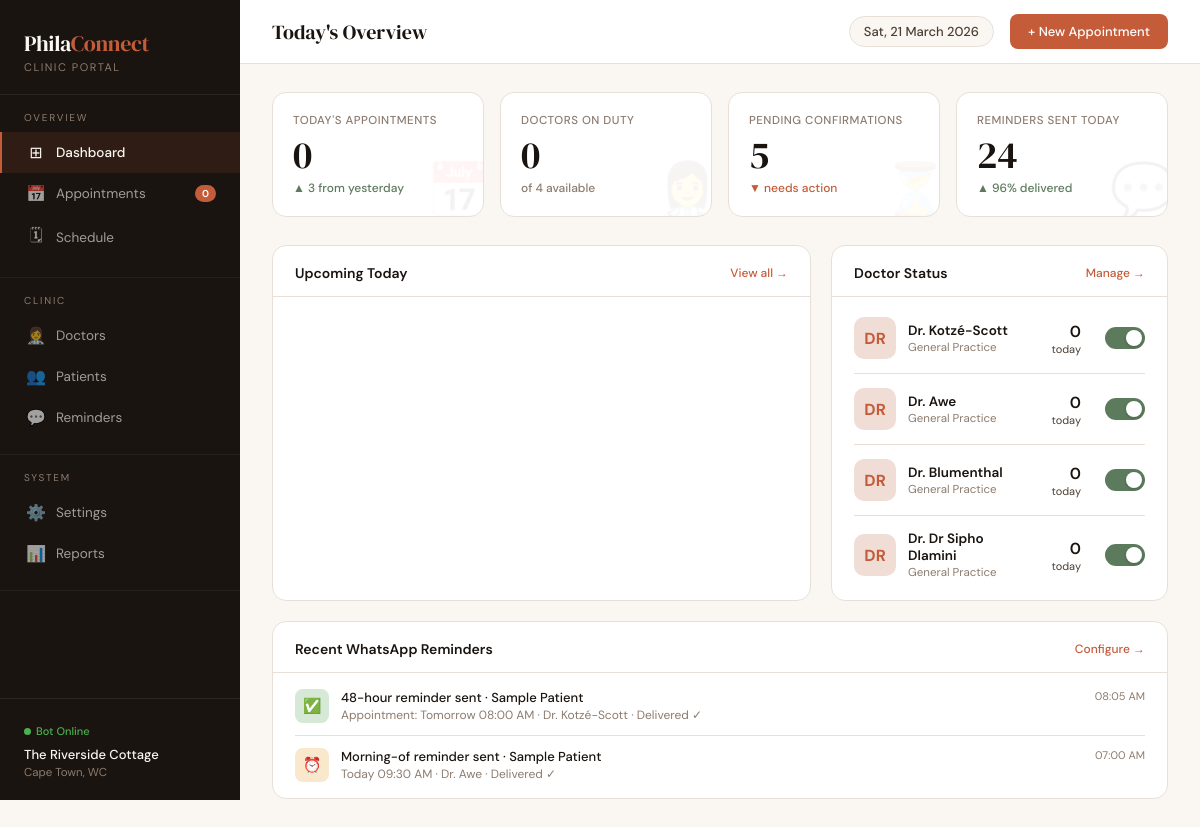
/dashboard, run on the app's committed database.
### tables this page shows
CREATE TABLE hospitals (
        id INTEGER PRIMARY KEY,
        name TEXT NOT NULL
    );

CREATE TABLE doctors (
        id INTEGER PRIMARY KEY,
        name TEXT NOT NULL,
        specialty TEXT NOT NULL,
        hospital_id INTEGER,
        is_active INTEGER DEFAULT 1, available_days TEXT DEFAULT 'Mon,Tue,Wed,Thu,Fri,Sat,Sun',
        FOREIGN KEY (hospital_id) REFERENCES hospitals(id)
    );

### main.py (the view)
@app.get("/dashboard", response_class=HTMLResponse)
async def dashboard(request: Request):
    try:
        appointments = get_appointments()
        doctors = get_doctors_all()
        hospitals = get_hospitals()
        return templates.TemplateResponse("dashboard.html", {"request": request, "appointments": appointments, "doctors": doctors, "hospitals": hospitals})
    except Exception as e:
        print(f"Error loading dashboard: {e}")
        return HTMLResponse("<h1>Internal Server Error</h1><p>Please try again later.</p>", status_code=500)

### templates/dashboard.html (shortened to what this page needs)
<!DOCTYPE html>
<html lang="en">
<head>
</head>
<body>
<aside class="sidebar">
  <div class="sidebar-logo">
    <div class="logo-mark">Phila<span>Connect</span></div>
    <div class="logo-sub">Clinic Portal</div>
  </div>
  <div class="sidebar-section">
    <div class="sidebar-label">Overview</div>
    <div class="nav-item active" onclick="showView('dashboard', this)">
      <span class="icon">⊞</span> Dashboard
    </div>
    <div class="nav-item" onclick="showView('appointments', this)">
      <span class="icon">📅</span> Appointments
      <span class="badge">{{ appointments|length }}</span>
    </div>
    <div class="nav-item" onclick="showView('schedule', this)">
      <span class="icon">🗓</span> Schedule
    </div>
  </div>
  <div class="sidebar-section">
    <div class="sidebar-label">Clinic</div>
    <div class="nav-item" onclick="showView('doctors', this)">
      <span class="icon">👩‍⚕️</span> Doctors
    </div>
    <div class="nav-item" onclick="showView('patients', this)">
      <span class="icon">👥</span> Patients
    </div>
    <div class="nav-item" onclick="showView('notifications', this)">
      <span class="icon">💬</span> Reminders
    </div>
  </div>
  <div class="sidebar-section">
    <div class="sidebar-label">System</div>
    <div class="nav-item">
      <span class="icon">⚙️</span> Settings
    </div>
    <div class="nav-item">
      <span class="icon">📊</span> Reports
    </div>
  </div>
  <div class="clinic-info">
    <div style="margin-bottom:6px;"><span class="online-dot"></span><span style="font-size:11px;color:#4CAF50;font-weight:500;">Bot Online</span></div>
    <div class="clinic-name">{{ hospitals[0][1] if hospitals else 'The Riverside Cottage' }}</div>
    <div class="clinic-sub">Cape Town, WC</div>
  </div>
</aside>
<main class="main">
  <div class="topbar">
    <div class="topbar-title" id="pageTitle">Today's Overview</div>
    <div class="date-chip" id="currentDate">—</div>
    <button class="topbar-btn" onclick="openModal('newAppt')">+ New Appointment</button>
  </div>
  <div class="content">
    <div class="view active" id="view-dashboard">
      <div class="stats-grid">
        <div class="stat-card">
          <div class="stat-label">Today's Appointments</div>
          <div class="stat-value">{{ appointments|length }}</div>
          <div class="stat-delta delta-up">▲ 3 from yesterday</div>
          <div class="stat-accent">📅</div>
        </div>
        <div class="stat-card">
          <div class="stat-label">Doctors On Duty</div>
          <div class="stat-value">{{ doctors|selectattr('is_active', 'equalto', 1)|list|length }}</div>
          <div class="stat-delta" style="color:var(--ink-muted)">of {{ doctors|length }} available</div>
          <div class="stat-accent">👩‍⚕️</div>
        </div>
        <div class="stat-card">
          <div class="stat-label">Pending Confirmations</div>
          <div class="stat-value">5</div>
          <div class="stat-delta delta-down">▼ needs action</div>
          <div class="stat-accent">⏳</div>
        </div>
        <div class="stat-card">
          <div class="stat-label">Reminders Sent Today</div>
          <div class="stat-value">24</div>
          <div class="stat-delta delta-up">▲ 96% delivered</div>
          <div class="stat-accent">💬</div>
        </div>
      </div>
      <div class="panel-grid">
        <div class="panel">
          <div class="panel-header">
            <div class="panel-title">Upcoming Today</div>
            <div class="panel-action" onclick="showView('appointments', document.querySelector('.nav-item:nth-child(2)'))">View all →</div>
          </div>
          <div class="panel-body" style="padding-top:6px;padding-bottom:6px;">
          </div>
        </div>
        <div class="panel">
          <div class="panel-header">
            <div class="panel-title">Doctor Status</div>
            <div class="panel-action" onclick="showView('doctors', null)">Manage →</div>
          </div>
          <div class="panel-body" style="padding-top:6px;padding-bottom:6px;">
            {% for doc in doctors %}
            <div class="doctor-card">
              <div class="doc-avatar" style="background:var(--terracotta-light);color:var(--terracotta)">{{ doc[1][:2].upper() }}</div>
              <div class="doc-info">
                <div class="doc-name">{{ doc[1] }}</div>
                <div class="doc-specialty">{{ doc[2] }}</div>
              </div>
              <div class="doc-load"><span>{{ appointments|selectattr('doctor_id', 'equalto', doc[0])|list|length }}</span>today</div>
              <label class="toggle"><input type="checkbox" {{ 'checked' if doc[4] else '' }} onchange="toggleDoc(this, '{{ doc[0] }}')"><span class="toggle-track"></span></label>
            </div>
            {% endfor %}
          </div>
        </div>
      </div>
      <div class="panel">
        <div class="panel-header">
          <div class="panel-title">Recent WhatsApp Reminders</div>
          <div class="panel-action" onclick="showView('notifications', null)">Configure →</div>
        </div>
        <div class="panel-body" style="padding-top:4px;padding-bottom:4px;">
          <div class="notif-item">
            <div class="notif-icon" style="background:var(--sage-light);">✅</div>
            <div class="notif-text">
              <div class="notif-title">48-hour reminder sent · Sample Patient</div>
              <div class="notif-sub">Appointment: Tomorrow 08:00 AM · Dr. Kotzé-Scott · Delivered ✓</div>
            </div>
            <div class="notif-time">08:05 AM</div>
          </div>
          <div class="notif-item">
            <div class="notif-icon" style="background:var(--amber-light);">⏰</div>
            <div class="notif-text">
              <div class="notif-title">Morning-of reminder sent · Sample Patient</div>
              <div class="notif-sub">Today 09:30 AM · Dr. Awe · Delivered ✓</div>
            </div>
            <div class="notif-time">07:00 AM</div>
          </div>
        </div>
      </div>
    </div>
  </div>
</main>
</body>
</html>

### data on the page
hospitals: name "The Riverside Cottage"
doctors: name "DR", name "Dr. Kotzé-Scott", specialty "General Practice", appointments "0"
doctors: name "DR", name "Dr. Awe", specialty "General Practice", appointments "0"
doctors: name "DR", name "Dr. Blumenthal", specialty "General Practice", appointments "0"
doctors: name "DR", name "Dr. Dr Sipho Dlamini", specialty "General Practice", appointments "0"

### other printed values
{{ appointments|length }} "0"
{{ doctors|selectattr('is_active', 'equalto', 1)|list|length }} "0"
{{ doctors|length }} "4"
